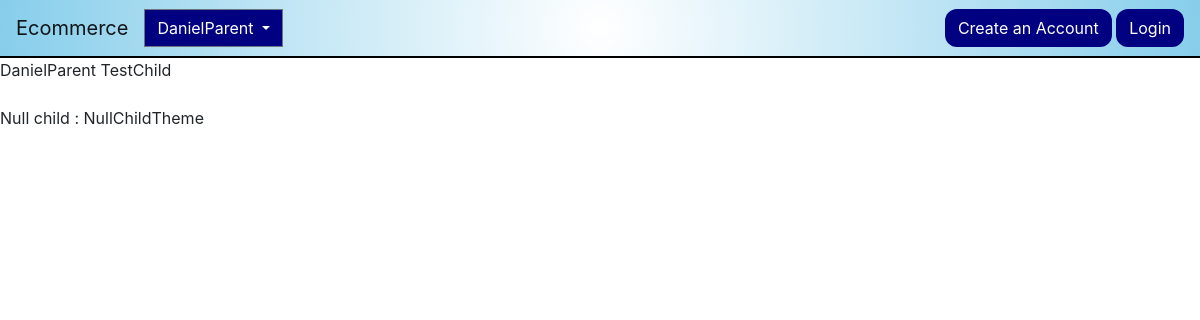
The page /shop-by-category/ on the database as committed earlier.
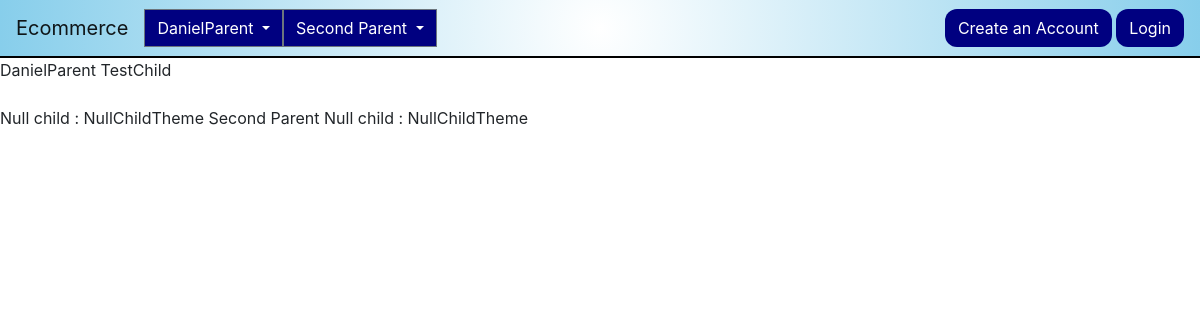
The same page on the database as committed later.
### apps/themes/models.py (models this page shows, shortened)
class BaseTheme(models.Model):
    title = models.CharField(
        max_length=50,
        blank=False,
        null=False
    )
    description = models.CharField(
        max_length=750,
        blank=True,
        null=True
    )
    is_active = models.BooleanField(
        blank=False,
        null=False,
        help_text="Select this if you want item to be displayed on website",
        default=False
    )

class ParentTheme(BaseTheme):
    class Meta:
        verbose_name = "Parent Theme"
        verbose_name_plural = 'Parent Themes'

class BaseTheme(models.Model):
    title = models.CharField(
        max_length=50,
        blank=False,
        null=False
    )
    description = models.CharField(
        max_length=750,
        blank=True,
        null=True
    )
    is_active = models.BooleanField(
        blank=False,
        null=False,
        help_text="Select this if you want item to be displayed on website",
        default=False
    )

class ChildTheme(BaseTheme):
    parent_theme = models.ForeignKey(
        ParentTheme,
        blank=True,
        null=True,
        on_delete=models.SET_NULL,
        help_text="Example: Winter child theme would go into seasonal parent theme"
    )
    slug = models.SlugField(
        max_length=50,
        blank=True,
        null=True
    )
    class Meta:
        verbose_name = "Child Theme"
        verbose_name_plural = 'Child Themes'

### apps/themes/views.py (the view)
# urls.py: path('shop-by-category/', views.all_themes),
def all_themes(request):
    parent_theme = ParentTheme.objects.filter(is_active=True)
    child_theme = ChildTheme.objects.filter(is_active=True)
    return render(request, 'themes/all_themes.html',
                  {'parent_theme': parent_theme, 'child_theme': child_theme})

### templates/themes/all_themes.html (shortened to what this page needs)
{% extends "base/index.html" %}
{% block content %}
{% for parent_theme in parent_theme %}
    {{ parent_theme.title }}
    {% for child_theme in child_theme %}
        {% if child_theme.parent_theme == parent_theme %}
            {{ child_theme.title }}
            <br>
            <br>
        {% elif child_theme.parent_theme is None %}
            Null child : {{ child_theme.title }}
        {% endif %}
    {% endfor %}
{% endfor %}
{% endblock content%}

### templates/base/index.html (shortened to what this page needs)
<html lang="en">
  <head>
    <link rel="stylesheet" href="https://cdn.jsdelivr.net/npm/bootstrap@4.3.1/dist/css/bootstrap.min.css">
  </head>
  <body>
    <nav class="navbar navbar-expand-lg navbar-light">
      <a class="navbar-brand" href="#">Ecommerce</a>
      {% for parent in parent_theme %}
      <div class="dropdown">
        <button class="btn btn-secondary dropdown-toggle" type="button" id="dropdownMenuButton" data-toggle="dropdown" aria-haspopup="true" aria-expanded="false">
          {{ parent.title }}
        </button>
      </div>
    {% endfor %}
        <div class="ml-auto">
          <a href="accountcreate.html" class="btn btn-rounded">Create an Account</a>
          <a href="login.html" class="btn btn-rounded">Login</a>
        </div>
    </nav>
</body>
{% block content %}
{% endblock content %}

Rows that differ between the two databases and show on the page:
added ParentTheme: title "Second Parent", ChildTheme (title "NullChildTheme")
